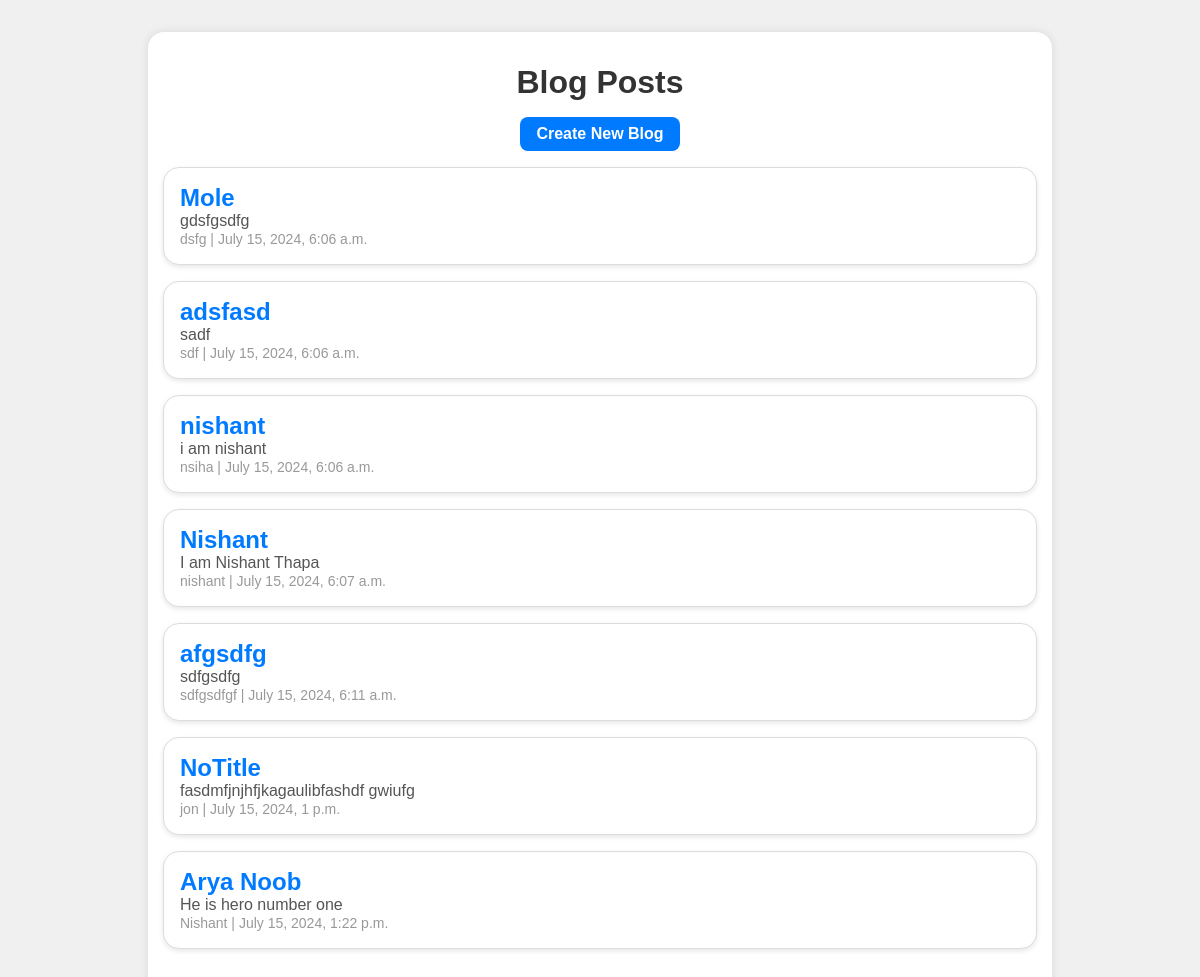
Before: / with the older database file.
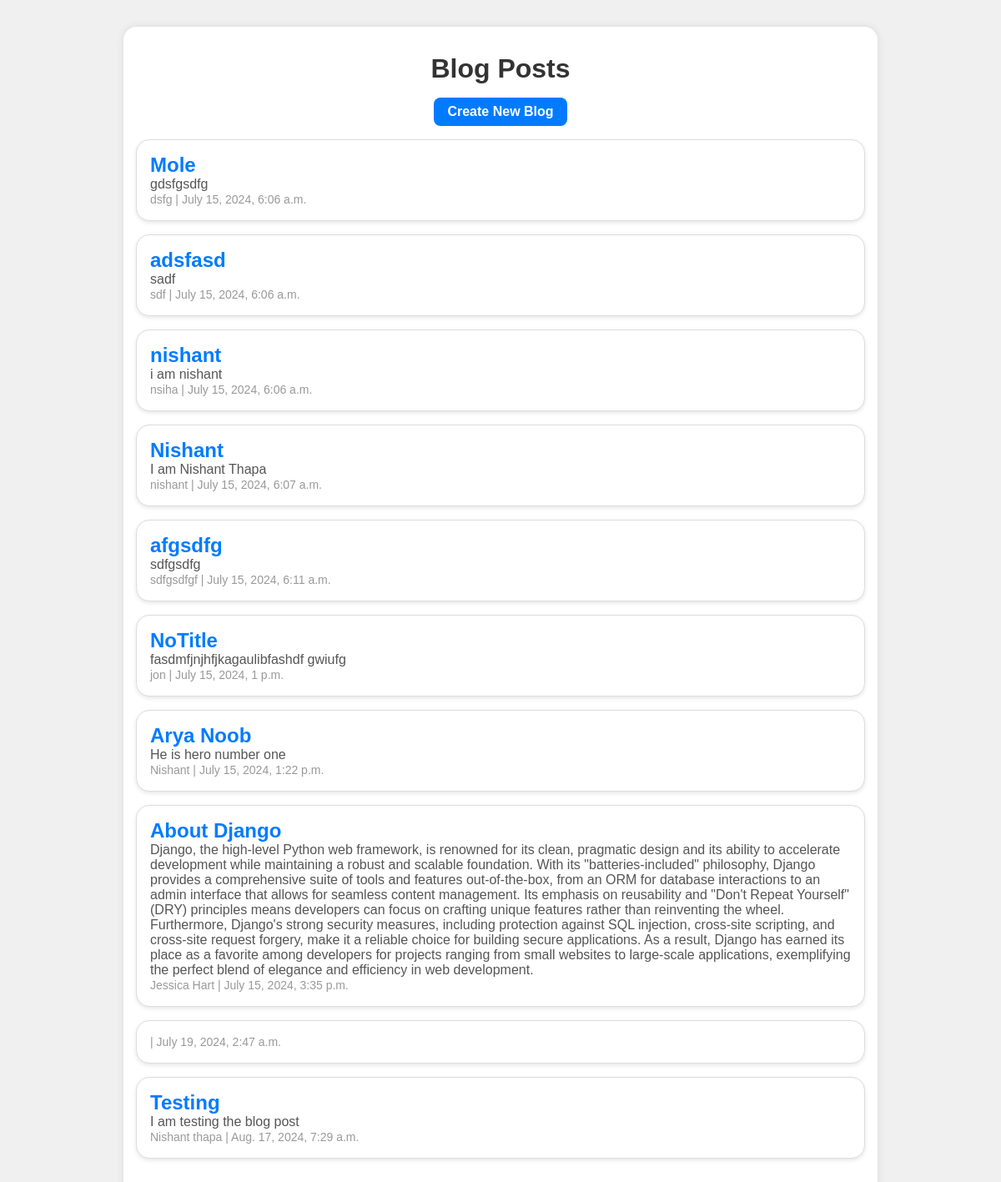
After: the same page with the newer database file.
### blogApp/models.py (models this page shows)
class Blog(models.Model):
    title=models.CharField(max_length=20)
    author=models.CharField(max_length=20)
    description=models.TextField(max_length=100)
    created_at = models.DateTimeField(auto_now_add=True)

### blogApp/views.py (the view)
# urls.py: path('',views.blog_list,name='blog_list'),
def blog_list(request):
    blogs=Blog.objects.all()
    return render(request, 'blog/blog_list.html',{'blogs':blogs})

### templates/blog/blog_list.html (shortened to what this page needs)
<!DOCTYPE html>
<html lang="en">
<head>
</head>
<body>
    <div class="main-container">
        <h1>Blog Posts</h1>
        <a href="{% url 'blog_create' %}" class="create-button">Create New Blog</a>
        {% for blog in blogs %}
        <li class="blog-container">
            <div>
                <a href="{% url 'blog_edit' blog.pk %}">{{ blog.title }}</a>
                <p>{{ blog.description }}</p>
                <span>{{ blog.author }} | {{ blog.created_at }}</span>
            </div>
        </li>
        {% endfor %}
    </div>
</body>
</html>

### templates/blog/blog_list.html (style rules this page uses)
* { list-style: none; margin: 0; padding: 0; }
body { font-family: Arial, sans-serif; display: flex; justify-content: center; background-color: #f0f0f0; color: #333; }
.main-container { display: flex; flex-direction: column; align-items: center; width: 70%; background-color: #fff; padding: 2rem; box-shadow: 0 0 10px rgba(0, 0, 0, 0.1); border-radius: 1rem; margin-top: 2rem; }
.blog-container { border: 1px solid #ddd; width: 100%; padding: 1rem; border-radius: 1rem; margin-bottom: 1rem; box-shadow: 0 2px 5px rgba(0, 0, 0, 0.1); transition: transform 0.2s; background-color: #fff; }
a { text-decoration: none; color: #007bff; font-size: 1.5rem; font-weight: bold; }
h1 { margin-bottom: 1rem; color: #333; }
p { font-size: 1rem; color: #555; }
span { font-size: 0.875rem; color: #999; }
.create-button { display: inline-block; padding: 0.5rem 1rem; margin-bottom: 1rem; background-color: #007bff; color: #fff; text-align: center; border-radius: 0.5rem; text-decoration: none; transition: background-color 0.2s; font-size: 1rem; }

Changed rows visible on the page:
added Blog: title "About Django", description "Django, the high-level Python web framework, is renowned for its clean, pragmatic design and its ability to accelerate development while maintaining a robust and scalable foundation. With its \"batteries-included\" philosophy, Django provides a comprehensive suite of tools and features out-of-the-box, from an ORM for database interactions to an admin interface that allows for seamless content management. Its emphasis on reusability and \"Don't Repeat Yourself\" (DRY) principles means developers can focus on crafting unique features rather than reinventing the wheel. Furthermore, Django's strong security measures, including protection against SQL injection, cross-site scripting, and cross-site…", author "Jessica Hart", created_at "July 15, 2024, 3:35 p.m."
added Blog: created_at "July 19, 2024, 2:47 a.m."
added Blog: title "Testing", description "I am testing the blog post", author "Nishant thapa", created_at "Aug. 17, 2024, 7:29 a.m."
